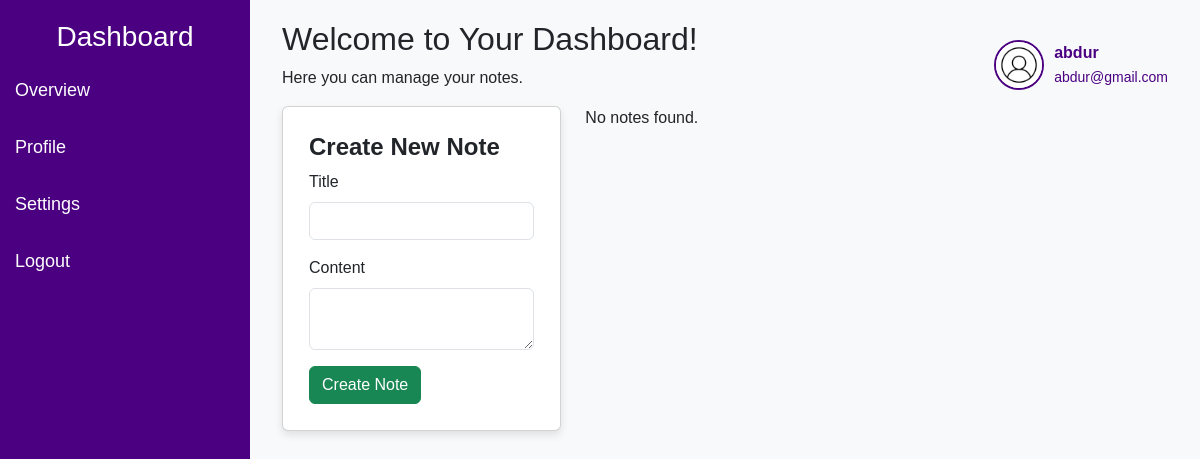
The page /dashboard (signed in) on the database as committed earlier.
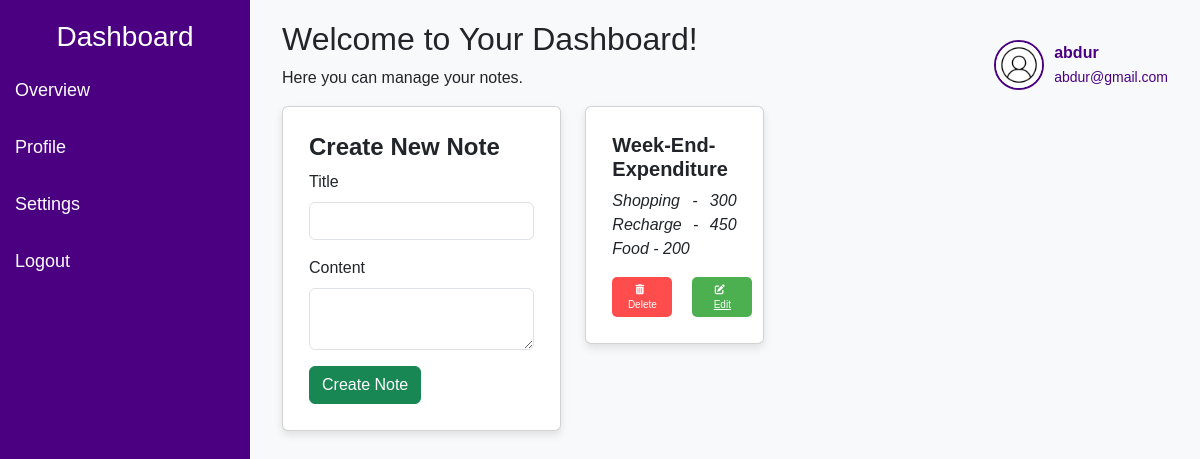
The same page on the database as committed later.
### tables this page shows
CREATE TABLE notes (
            id INTEGER PRIMARY KEY AUTOINCREMENT,
            title TEXT NOT NULL,
            content TEXT NOT NULL,
            user_email TEXT NOT NULL,
            FOREIGN KEY (user_email) REFERENCES users (email)
        );

### app.py (the view)
@app.route('/dashboard')
def dashboard():
    email = session.get('email')
    if not email:
        return redirect(url_for('home'))
    username = email.split('@')[0]
    notes = get_notes_from_db(email)
    return render_template('dashboard.html', notes=notes, username=username, email=email)

### database.py (called while the page is built)
def create_connection():
    return sqlite3.connect(DATABASE_FILE)

def get_notes_from_db(user_email):
    conn = create_connection()
    cursor = conn.cursor()
    cursor.execute('SELECT * FROM notes WHERE user_email = ?', (user_email,))
    notes = cursor.fetchall()
    conn.close()
    return notes

### templates/dashboard.html (shortened to what this page needs)
<!DOCTYPE html>
<html lang="en">
<head>
    <link href="https://cdn.jsdelivr.net/npm/bootstrap@5.3.0-alpha3/dist/css/bootstrap.min.css" rel="stylesheet">
    <link rel="stylesheet" href="https://cdnjs.cloudflare.com/ajax/libs/font-awesome/6.0.0-beta3/css/all.min.css">
</head>
<body>
    <div class="sidebar">
        <h3 class="text-center">Dashboard</h3>
        <a href="#">Overview</a>
        <a href="#">Profile</a>
        <a href="#">Settings</a>
        <a href="/">Logout</a>
    </div>
    <div class="content">
        <div class="container-fluid">
            <div class="user-info">
                <img src="{{ url_for('static', filename='profile.jpg') }}" alt="User Image">
                <div class="profile-details">
                    <strong>{{ username }}</strong><br>
                    <small>{{ email }}</small>
                </div>
            </div>
            <h2>Welcome to Your Dashboard!</h2>
            <p>Here you can manage your notes.</p>
            <div class="row">
                <div class="col-md-4">
                    <div class="card">
                        <div class="card-body">
                            <h4 class="card-title">Create New Note</h4>
                            <form action="/create-note" method="POST">
                                <div class="mb-3">
                                    <label for="note-title" class="form-label">Title</label>
                                    <input type="text" id="note-title" name="title" class="form-control" required>
                                </div>
                                <div class="mb-3">
                                    <label for="note-content" class="form-label">Content</label>
                                    <textarea id="note-content" name="content" class="form-control" required></textarea>
                                </div>
                                <button type="submit" class="btn btn-success">Create Note</button>
                            </form>
                        </div>
                    </div>
                </div>
                <div class="col-md-8">
                    <div class="row">
                        {% for note in notes %}
                            <div class="col-md-4">
                                <div class="card">
                                    <div class="card-body">
                                        <h5 class="card-title">{{ note[1] }}</h5>
                                        <p class="card-text">{{ note[2] }}</p>
                                        <div class="button-group">
                                            <form action="{{ url_for('delete_note_route', note_id=note[0]) }}" method="POST" style="display:inline;">
                                                <button type="submit" class="icon-button delete" title="Delete">
                                                    <i class="fas fa-trash-alt"></i> Delete
                                                </button>
                                            </form>
                                            <a href="{{ url_for('edit_note_route', note_id=note[0]) }}" class="icon-button edit" title="Edit">
                                                <i class="fas fa-edit"></i> <br>Edit
                                            </a>
                                        </div>
                                    </div>
                                </div>
                            </div>
                        {% else %}
                            <p>No notes found.</p>
                        {% endfor %}
                    </div>
                </div>
            </div>
        </div>
    </div>
</body>
</html>

### templates/dashboard.html (style rules this page uses)
body { margin: 0; padding: 0; font-family: Arial, sans-serif; background-color: #f8f9fa; }
.sidebar { height: 100vh; width: 250px; background-color: #4b0082; position: fixed; top: 0; left: 0; padding-top: 20px; color: white; }
.sidebar a { padding: 15px; text-decoration: none; font-size: 18px; color: white; display: block; }
.content { margin-left: 250px; padding: 20px; }
.card { box-shadow: 0 4px 8px rgba(0, 0, 0, 0.1); margin-bottom: 20px; padding: 10px; }
.card-title { font-weight: bold; }
.card-text { font-style: italic; text-align: justify; }
.user-info { float: right; display: flex; align-items: center; margin-top: 20px; }
.user-info img { width: 50px; height: 50px; border-radius: 50%; margin-left: 10px; border: 2px solid #4b0082; }
.profile-details { margin-left: 10px; color: #4b0082; }
.icon-button { border: none; padding: 5px 8px; cursor: pointer; margin-right: 10px; display: inline-block; text-align: center; font-size: 10px; border-radius: 5px; color: white; width: 60px; }
.icon-button.delete { background-color: #ff4d4d; }
.icon-button.edit { background-color: #4CAF50; }
.button-group { display: inline-flex; gap: 10px; }
.icon-button i { margin-right: 5px; }

Rows that differ between the two databases and show on the page:
added notes: user_email "abdur@gmail.com", title "Week-End-Expenditure", content "Shopping - 300 Recharge - 450 Food - 200"
Other text that changed with them:
{{ email }}: "abdur@gmail.com" → (not shown)
text no longer shown: "No notes found."
